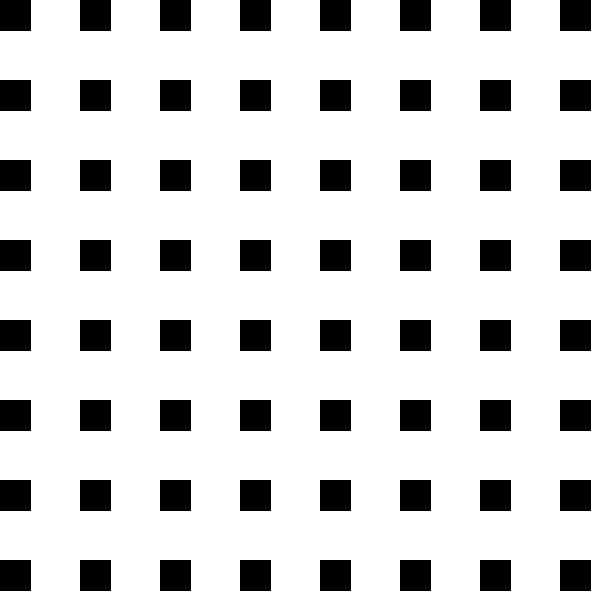
Frame 1 (no input)
Frame 60 (the mouse pressed at the canvas centre just before this capture): identical to frame 1, image omitted
Frame 120 (the mouse held since frame 60 and released just before this capture): identical to frame 1, image omitted

The Processing sketch that drew this single still picture (run headless with seeded random() and noise(); from frame 60 on, the mouse is pressed at the canvas centre):

// Processing sketch: sketch_220207a
// ── sketch_220207a.pde
int x = 0;
int y = 0;

void setup () {
  size(600, 600);
}

void draw() {
  background(255);
  fill(0);
  for (int i = 0; i < 1000; i++) {
    rect(i%10*80+x, i/10*80+y, 30, 30);
  }
  if (keyPressed) {
    if (keyCode == 38) {
      y = y - 1 ;
    } else if (keyCode == 40) {
      y = y + 1 ;
    } else if (keyCode == 37) {
      x = x - 1 ;
    } else if (keyCode == 39) {
      x = x + 1 ;
    }
  }
}
